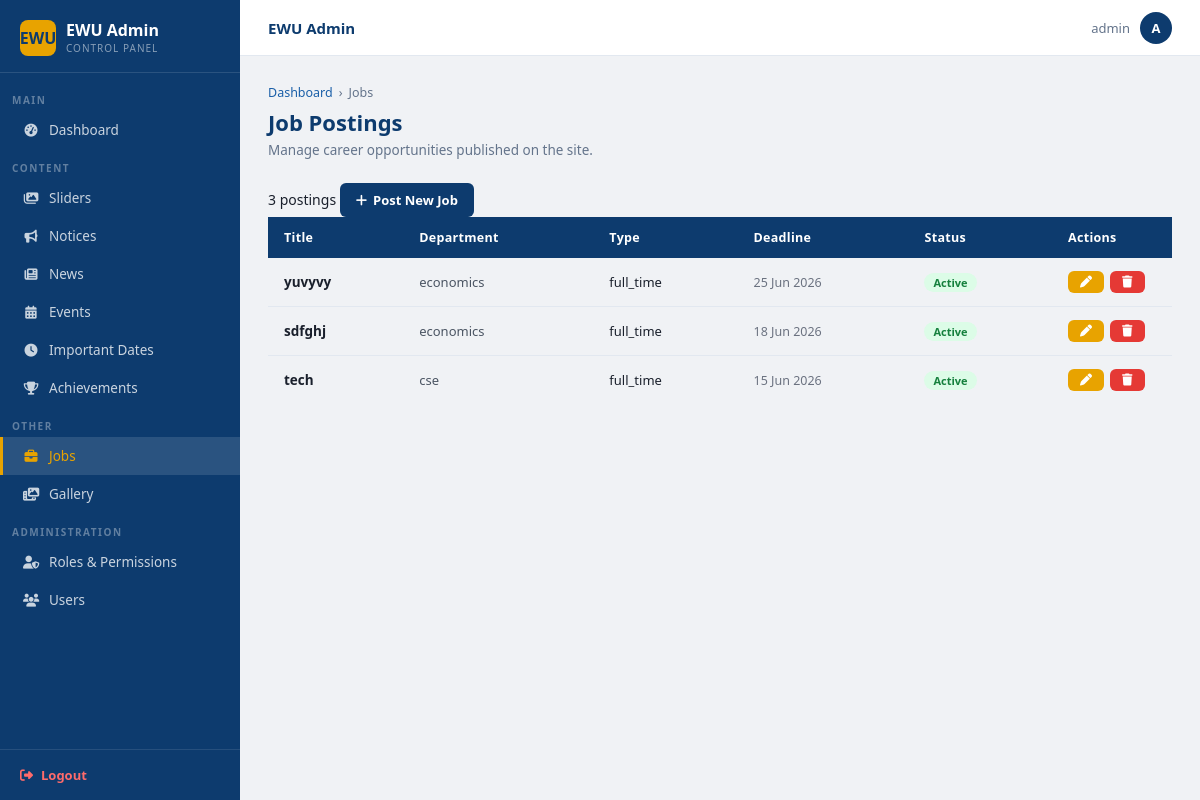
Before: /dashboard/jobs/ (signed in) with the older database file.
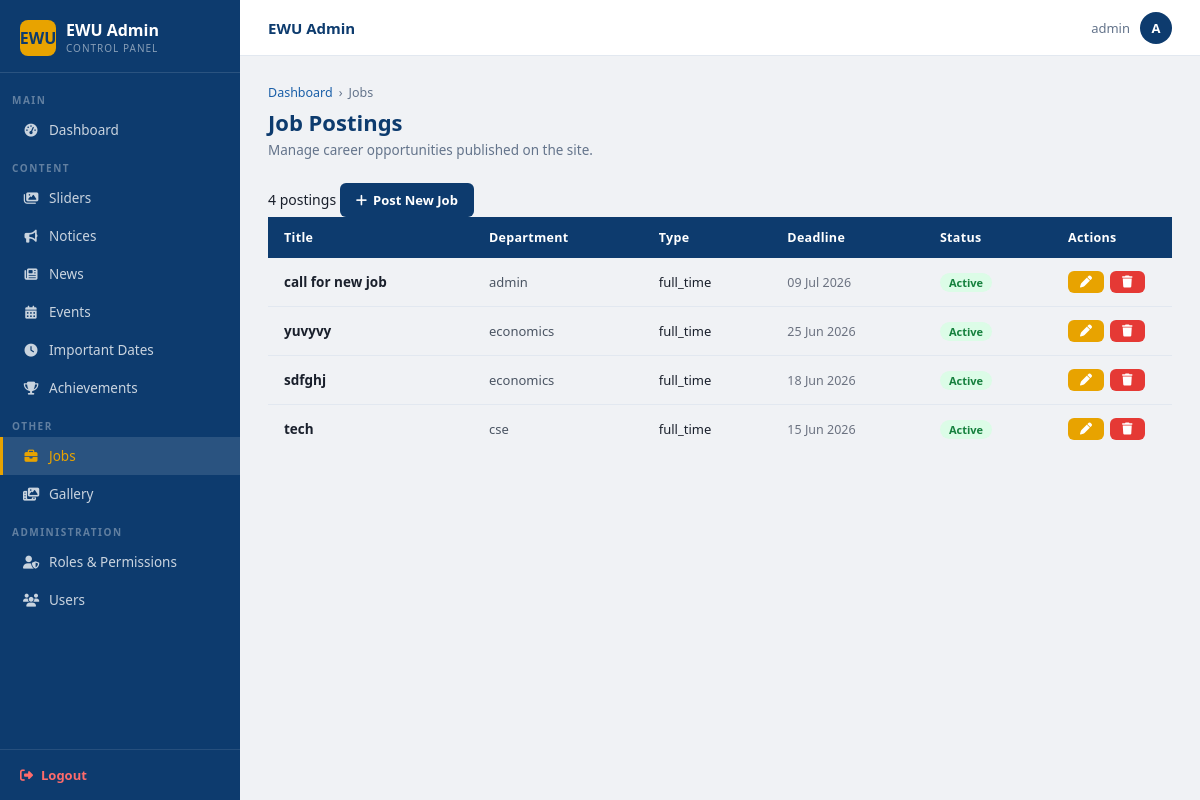
After: the same page with the newer database file.
### main/models.py (models this page shows, shortened)
class Job(models.Model):
    TYPE_CHOICES = [
        ('full_time',  'Full Time'),
        ('part_time',  'Part Time'),
        ('contractual','Contractual'),
        ('adjunct',    'Adjunct'),
    ]
    DEPT_CHOICES = [
        ('cse',       'CSE'),
        ('eee',       'EEE'),
        ('bba',       'BBA'),
        ('pharmacy',  'Pharmacy'),
        ('economics', 'Economics'),
        ('english',   'English'),
        ('law',       'Law'),
        ('admin',     'Administration'),
        ('other',     'Other'),
    ]
    title           = models.CharField(max_length=200)
    department      = models.CharField(max_length=20, choices=DEPT_CHOICES, default='other')
    job_type        = models.CharField(max_length=20, choices=TYPE_CHOICES, default='full_time')
    description     = models.TextField(help_text='Full job description. Supports plain text.')
    requirements    = models.TextField(blank=True, help_text='One requirement per line.')
    how_to_apply    = models.TextField(blank=True, help_text='Application instructions.')
    deadline        = models.DateField(null=True, blank=True)
    posted_at       = models.DateTimeField(auto_now_add=True)
    is_active       = models.BooleanField(default=True)
    class Meta:
        ordering     = ['-posted_at']
        verbose_name = 'Job Opening'

### main/views.py (the view)
# urls.py: path('dashboard/jobs/',                         views.job_list_admin,     name='admin_job_list'),
@require_perm('main.view_job')
def job_list_admin(request):
    return render(request, 'admin/job_list.html', {'jobs': Job.objects.order_by('-id')})

### templates/admin/job_list.html (shortened to what this page needs)
{% extends 'admin/base_admin.html' %}
{% block nav_jobs %}active{% endblock %}
{% block content %}
<div class="page-head">
  <div class="breadcrumb">
    <a href="{% url 'dashboard' %}">Dashboard</a>
    <span>›</span><span>Jobs</span>
  </div>
  <h1>Job Postings</h1>
  <p>Manage career opportunities published on the site.</p>
</div>
<div class="search-row">
  <span class="count-badge">{{ jobs|length }} posting{{ jobs|length|pluralize }}</span>
  <a href="{% url 'admin_job_create' %}" class="btn btn-primary" style="margin-left:auto">
    <i class="fa-solid fa-plus"></i> Post New Job
  </a>
</div>
<table class="tbl">
  <thead>
    <tr>
      <th>Title</th>
      <th>Department</th>
      <th>Type</th>
      <th>Deadline</th>
      <th>Status</th>
      <th style="width:120px;">Actions</th>
    </tr>
  </thead>
  <tbody>
    {% for job in jobs %}
    <tr>
      <td><strong>{{ job.title }}</strong></td>
      <td style="font-size:13px;color:#4b5563;">{{ job.department }}</td>
      <td style="font-size:13px;">{{ job.job_type }}</td>
      <td style="font-size:12.5px;color:#6b7280;">{{ job.deadline|date:"d M Y"|default:"Open" }}</td>
      <td>
        {% if job.is_active %}
        <span style="font-size:11px;background:#dcfce7;color:#15803d;padding:2px 9px;border-radius:20px;font-weight:600;">Active</span>
        {% else %}
        <span style="font-size:11px;background:#f3f4f6;color:#6b7280;padding:2px 9px;border-radius:20px;font-weight:600;">Hidden</span>
        {% endif %}
      </td>
      <td>
        <div style="display:flex;gap:6px;align-items:center;">
          <a href="{% url 'admin_job_edit' job.pk %}"
             class="btn btn-sm btn-warning btn-icon" title="Edit">
            <i class="fa-solid fa-pen"></i>
          </a>
          <form method="post" action="{% url 'admin_job_delete' job.pk %}"
                style="display:inline;margin:0;"
                onsubmit="return confirm('Delete &quot;{{ job.title|escapejs }}&quot;? This cannot be undone.')">
            <button type="submit" class="btn btn-sm btn-danger btn-icon" title="Delete">
              <i class="fa-solid fa-trash"></i>
            </button>
          </form>
        </div>
      </td>
    </tr>
    {% endfor %}
  </tbody>
</table>
{% endblock %}

Changed rows visible on the page:
added Job: title "call for new job", department "admin", job_type "full_time", deadline "09 Jul 2026", is_active "Active"
Other visible differences:
{{ jobs|length }}: "3" → "4"
